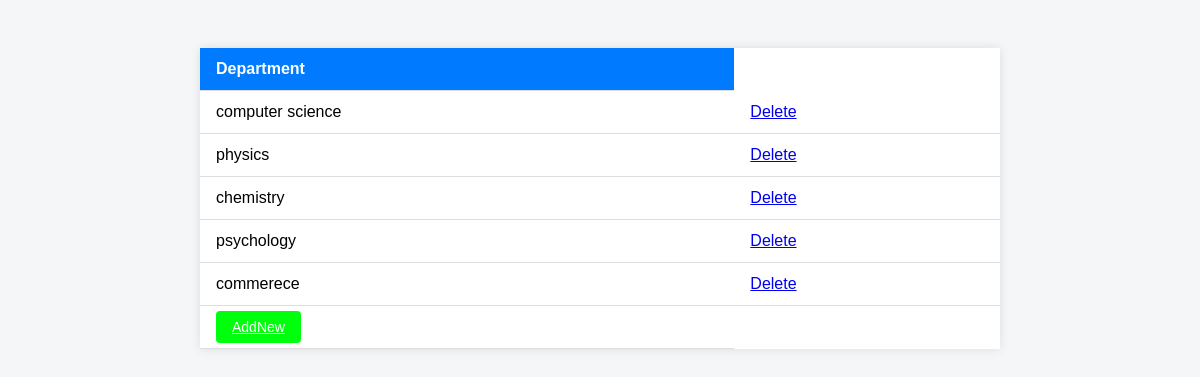
/ManageDepartment, run on an earlier commit of the app's database.
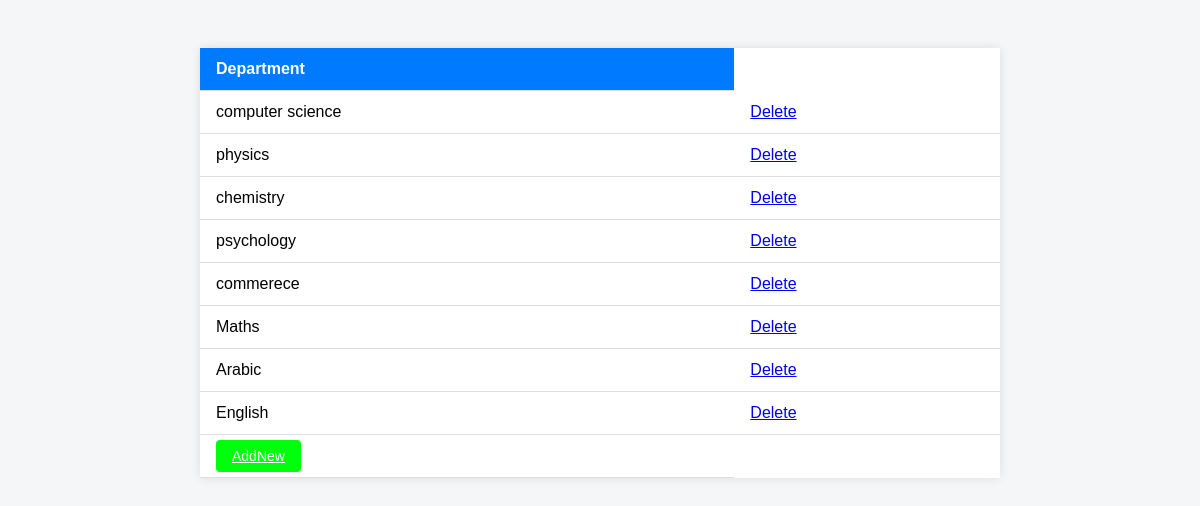
And on a later commit of the database.
### mobilesilentapp/models.py (models this page shows)
class DepartmentTable(models.Model):
    department=models.CharField(max_length=30,null=True,blank=True)

### mobilesilentapp/views.py (the view)
# urls.py: path('ManageDepartment',ManageDepartment.as_view(),name="ManageDepartment"),
class ManageDepartment(View):
    def get(self,request):
        obj=DepartmentTable.objects.all()
        return render(request,'administration/managedepartment.html',{'department': obj})

### templates/administration/managedepartment.html (shortened to what this page needs)
<!DOCTYPE html>
<html lang="en">
<head>
</head>
<body>
    <table>
        <thead>
      <tr>
        <th>Department</th>
      </tr>
    </thead>
    <tbody>
      {% for i in department %}
        <tr>
            <td>{{ i.department }}</td>
              <td><a href="DeleteDepartment/{{ i.id }}" class="delete-btn">Delete</a></td>
        </tr>
        {% endfor %}
    </tbody>
    <tr>
        <td>
    <a href="/AddDepartment" class="add-btn">AddNew</a>
</td>
    </tr>
    </table>
</body>
</html>

What changed in the data, as far as the page shows it:
added DepartmentTable: department "Maths"
added DepartmentTable: department "Arabic"
added DepartmentTable: department "English"
